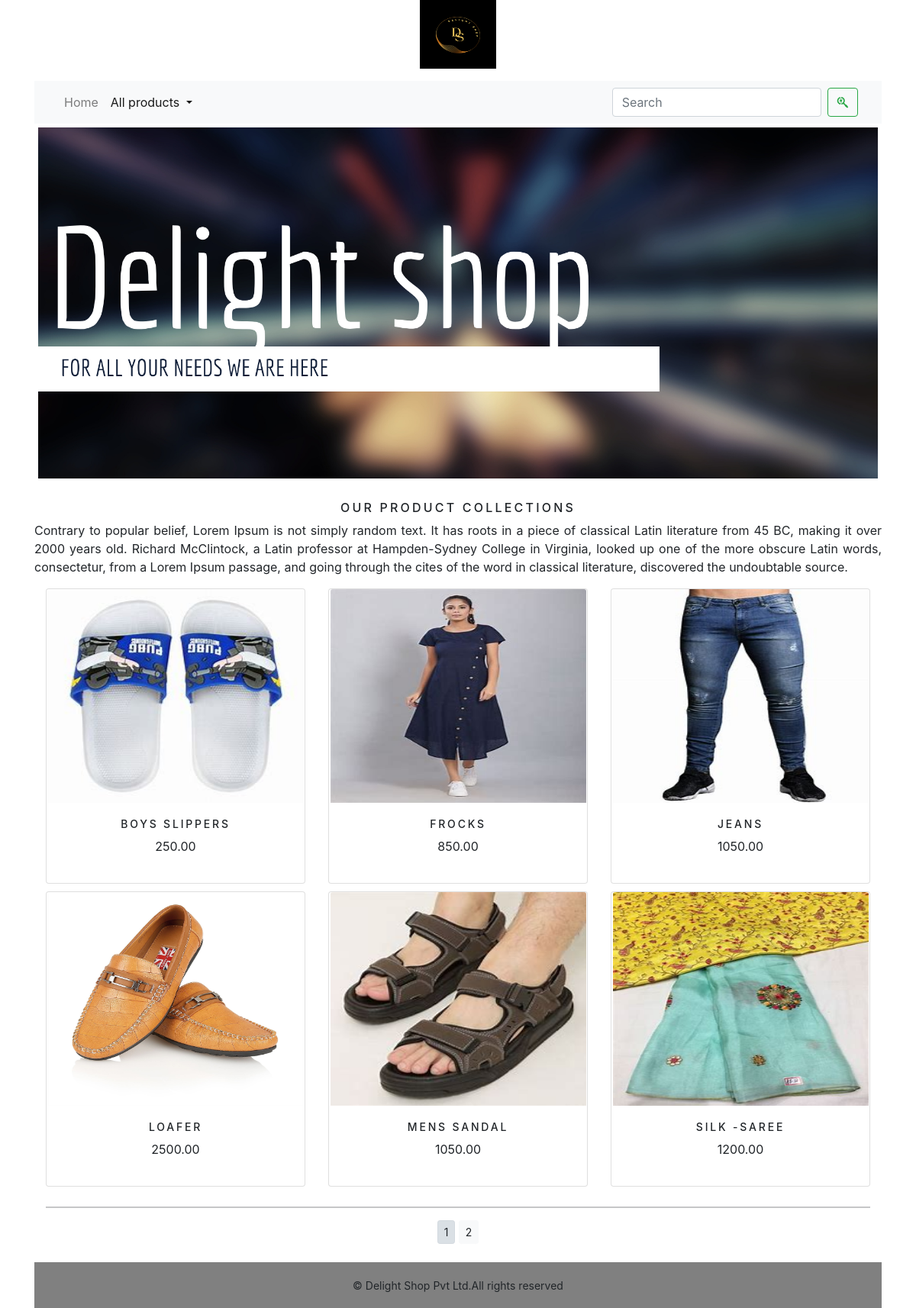
The app's page /shop/ with its own data.
### shop/models.py (models this page shows, shortened)
class Product(models.Model):
    name=models.CharField(max_length=250,unique=True)
    slug=models.SlugField(max_length=250,unique=True)
    description = models.TextField(blank=True)
    price=models.DecimalField(max_digits=10,decimal_places=2)
    category=models.ForeignKey(Category,on_delete=models.CASCADE)
    image=models.ImageField(upload_to='product',blank=True)
    stock=models.IntegerField()
    available=models.BooleanField(default=True)
    created=models.DateTimeField(auto_now_add=True)
    updated=models.DateTimeField(auto_now=True)
    class Meta:
        ordering=('name',)
        verbose_name='product'
        verbose_name_plural='products'
    def get_url(self):
        return reverse('shop:prodCatdetail',args=[self.category.slug,self.slug])

### shop/views.py (the view)
# urls.py: path('',views.allProdCat,name='allProdCat'),
def allProdCat(request,c_slug=None):
    c_page=None
    products_list=None
    if c_slug!=None:
        c_page=get_object_or_404(Category,slug=c_slug)
        products_list=Product.objects.all().filter(category=c_page,available=True)
    else:
        products_list=Product.objects.all().filter(available=True)
    paginator=Paginator(products_list,6)
    try:
        page=int(request.GET.get('page','1'))
    except:
        page=1
    try:
        products=paginator.page(page)
    except (EmptyPage,InvalidPage):
        products=paginator.page(paginator.num_pages)
    return render(request,"category.html",{'category':c_page,'products':products})

### cart/context_processors.py (called while the page is built)
def counter(request):
    item_count=0
    if 'admin' in request.path:
        return{}
    else:
        try:
            cart=Cart.objects.filter(cart_id=_cart_id(request))
            car_items=CartItem.objects.all().filter(cart=cart[:1])
            for cart_item in car_items:
                item_count += cart_item.quantity
        except Cart.DoesNotExist:
            item_count=0
    return dict(item_count=item_count)

### cart/views.py (called while the page is built)
def _cart_id(request):
    cart=request.session.session_key
    if not cart:
        cart=request.session.create()
    return cart

### shop/context_processors.py (called while the page is built)
def menu_links(request):
     links=Category.objects.all()
     return dict(links=links)

### shop/models.py (called while the page is built)
    def get_url(self):
        return reverse('shop:products_by_category',args=[self.slug])

### templates/category.html (shortened to what this page needs)
{% extends 'base.html' %}
{% load static %}
{% block content %}
<div class="mx-auto">
    {% if category %}
       <img class="my_image" src="{{category.image.url}}" alt="{{category.name}}">
</div>
  <br>
<div>
       <h1 class="text-center my_title">{{category.name}}</h1>
       <p class="text-justify">{{category.description}}</p>
</div>
     {% else %}
<div>
    <img class="my_image my_image_padding" src="{% static 'img/banner.png' %}" alt="Our Products" width="650px">
</div>
<br>
<div>
    <h1 class="text-center my_title">Our Product collections</h1>
    <p class="text-justify">Contrary to popular belief, Lorem Ipsum is not simply random text. It has roots in a piece of classical Latin literature from 45 BC, making it over 2000 years old. Richard McClintock, a Latin professor at Hampden-Sydney College in Virginia, looked up one of the more obscure Latin words, consectetur, from a Lorem Ipsum passage, and going through the cites of the word in classical literature, discovered the undoubtable source.</p>
</div>
{% endif %}
<div class="container">
    <div class="row mx_auto">
        {% for product in products.object_list %}
        <div class="my_bottom_margin col-9 col-sm-12 col-md-4 col-lg-4 " >
            <div class="card text-center" style="min-width:18rem;">
                <a href="{{product.get_url}}"><img class="card-img-top my_image" style="height:280px;width:335px;" src="{{product.image.url}}" alt="{{product.name}}"></a>
                <div class="card-body">
                    <h4>{{product.name}}</h4>
                    <p>{{product.price}}</p>
                </div>
            </div>
        </div>
        {% endfor %}
    </div>
    <div class="mx-auto">
       {% if products.paginator.num_pages > 1 %}
        <hr>
        <div class="text-center">
            {% for pg in products.paginator.page_range %}
              <a href="?page={{pg}}"  class="btn btn-light btn-sm {% if products.number == pg %} active {% endif %}">{{pg}}</a>
            {% endfor %}
        </div>
       {% endif %}
    </div>
    <br>
</div>
{% endblock %}

### templates/base.html (shortened to what this page needs)
{% load static %}
<!DOCTYPE html>
<html lang="en">
<head>
    <link href="https://cdn.jsdelivr.net/npm/bootstrap@5.0.2/dist/css/bootstrap.min.css" rel="stylesheet">
    <link rel="stylesheet"href="{% static 'css/custom.css' %}">
    <link rel="stylesheet" href="{% static 'css/bootstrap.min.css' %}">
</head>
<body>
<div class="container">
    {% include 'header.html' %}
    {% include 'nav.html' %}
    {% block content %}
    {% endblock %}
</div>
    {% include 'footer.html' %}
</body>
</html>

### templates/header.html
{% load static %}
<header>
    <p style="text-align:center;"><a href="{% url 'shop:allProdCat' %}"><img style="width=100px;height:90px;" src="{% static 'img/logo.png' %}" alt="logimage" width="100px;height:90px;" height="135px"></a></p>
</header>

### templates/nav.html (shortened to what this page needs)
<nav class="navbar navbar-expand-lg navbar-light bg-light">
  <div class="container-fluid">
    <div class="collapse navbar-collapse" id="navbarSupportedContent">
      <ul class="navbar-nav me-auto mb-2 mb-lg-0">
        <li class="nav-item">
          <a class="nav-link" href="{% url 'shop:allProdCat' %}">Home</a>
        </li>
        <li class="nav-item dropdown {% if 'shop' in request.path %} active {% endif %}">
          <a class="nav-link dropdown-toggle" href="#" id="navbarDropdown" role="button" data-bs-toggle="dropdown" aria-expanded="false">
          All products
          </a>
        </li>
      </ul>
      <form class="d-flex"  action="{% url 'search_app:SearchResult' %}" method="get">
         <input class="form-control me-2" type="search" placeholder="Search" name="q" aria-label="Search">
         <button class="btn btn-outline-success" type="submit"><i class="fa-brands fa-searchengin"></i></button>
      </form>
    </div>
  </div>
</nav>

### templates/footer.html (shortened to what this page needs)
<div class="footer navbar-fixed-bottom my_footer">
  <p class="text-center">&copy; Delight Shop Pvt Ltd.All rights reserved</p>
</div>

### static/css/custom.css (style rules this page uses)
.my_footer { background-color:gray; height:60px; }
.my_footer p { padding-top:20px; font-size:14px; }
.my_image { width:100%; height:auto; }
.my_title { font-size:16px; text-transform:uppercase; letter-spacing:.2em; }
.my_image_padding { padding:5px; }
.my_bottom_margin { margin-bottom:10px; }
.card-body h4 { font-size:14px; text-transform:uppercase; letter-spacing:.2em; }

### records on screen
Product: image (picture), name "BOYS SLIPPERS", price "250.00"
Product: image (picture), name "FROCKS", price "850.00"
Product: image (picture), name "JEANS", price "1050.00"
Product: image (picture), name "LOAFER", price "2500.00"
Product: image (picture), name "MENS SANDAL", price "1050.00"
Product: image (picture), name "SILK -SAREE", price "1200.00"

### other values on screen
{{ pg }} "1" "2"
